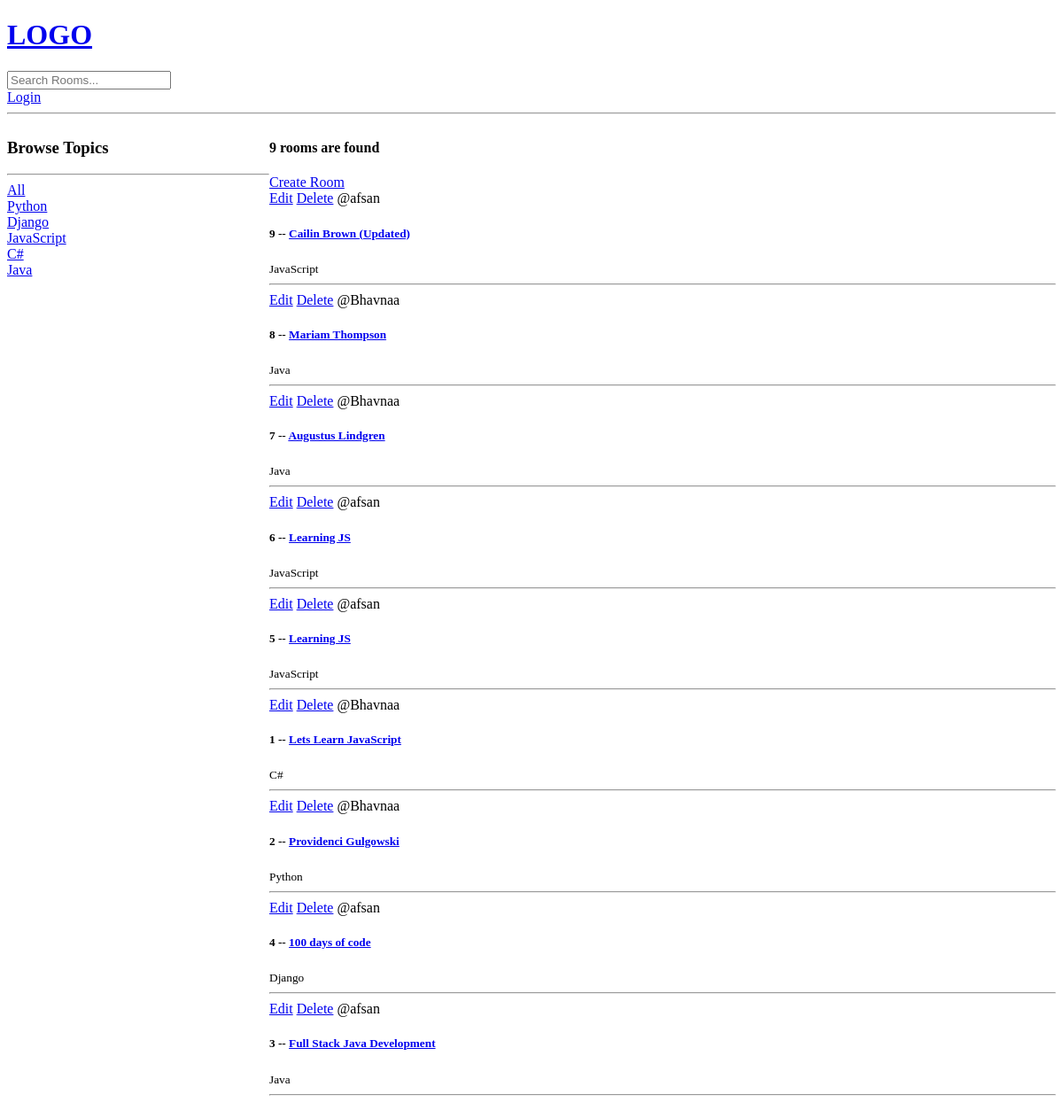
Before: / with the older database file.
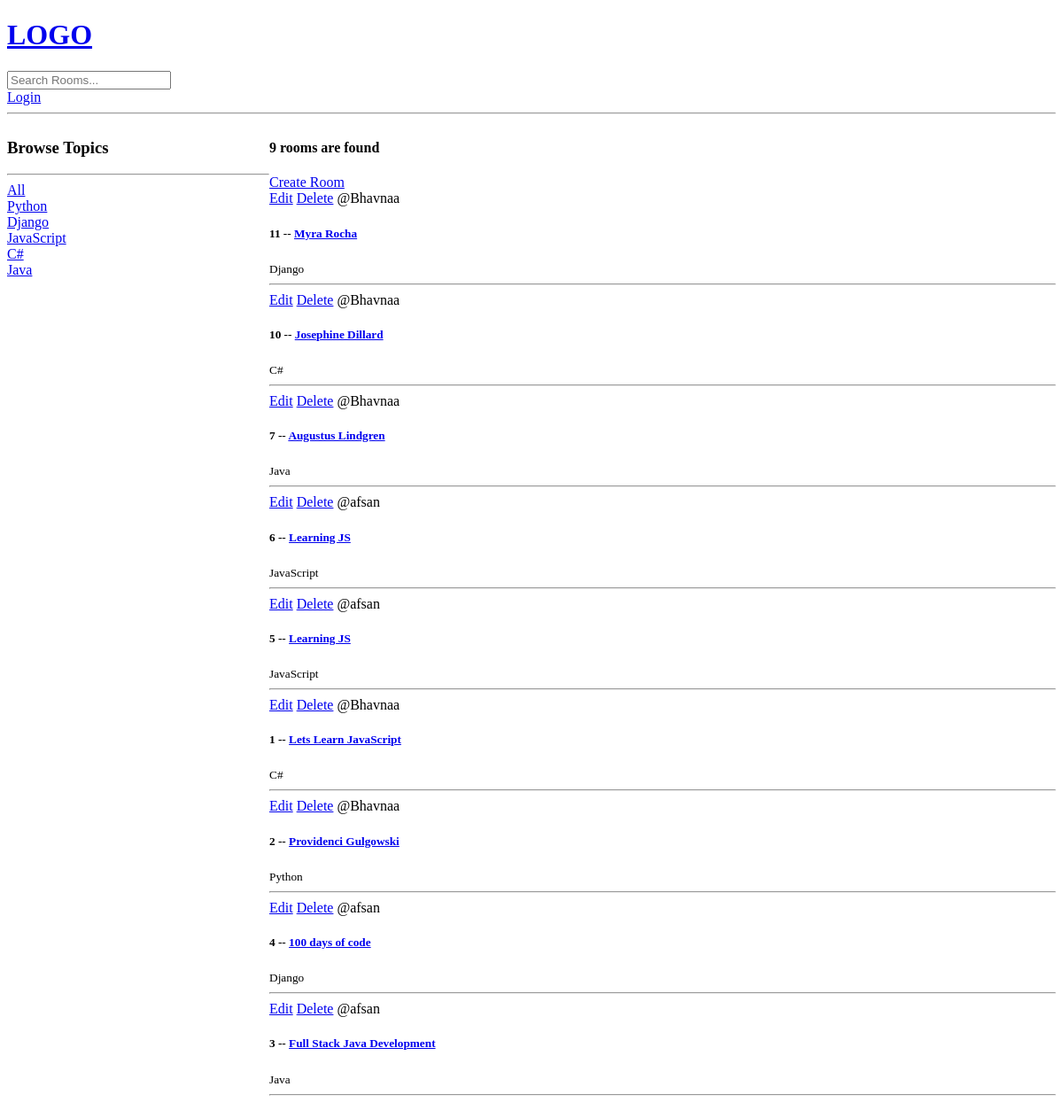
After: the same page with the newer database file.
### base/models.py (models this page shows, shortened)
class Topic(models.Model):
    name = models.CharField(max_length=200)

class Room(models.Model):
  host = models.ForeignKey(User, on_delete = models.SET_NULL, null=True)
  topic = models.ForeignKey(Topic, on_delete = models.SET_NULL, null=True)
  name = models.CharField(max_length=255)
  description = models.TextField(null = True, blank = True)
  updated = models.DateTimeField(auto_now=True)
  created = models.DateTimeField(auto_now_add=True)
  class Meta:
    ordering = ['-updated', '-created']

### base/views.py (the view)
# urls.py: path('', views.home, name='home'),
def home(request):
    topics = Topic.objects.all()
    q = request.GET.get('q') if request.GET.get('q') != None else ""
    rooms = Room.objects.filter(
      Q(topic__name__icontains = q) |
      Q(name__icontains = q) |
      Q(description__icontains = q) |
      Q(host__username__icontains = q)
    )
    rooms_count = rooms.count()
    context = {'rooms' : rooms, 'topics' : topics, 'rooms_count': rooms_count}
    return render(request, 'base/home.html', context)

### base/templates/base/home.html (shortened to what this page needs)
{% extends 'main.html' %}
{% block content %}
<div class='container'>
  <div class="sidebar">
    <h3>Browse Topics</h3>
    <hr>
    <div>
      <div>
        <a href="{% url 'home' %}">All</a>
      </div>
      {% for topic in topics %}
        <div>
          <a href="{% url 'home' %}?q={{topic.name}}">{{topic.name}}</a>
        </div>
      {% endfor %}
    </div>
  </div>
  <div class="rooms">
    <h4>{{rooms_count}} rooms are found</h4>
  <a href="{% url 'create-room' %}">Create Room</a>
  <div>
    {% for room in rooms %}
    <div>
      <a href="{% url 'update-room' room.id %}">Edit</a>
      <a href="{% url 'delete-room' room.id %}">Delete</a>
      <span>@{{room.host.username}}</span>
      <h5>{{room.id}} -- <a href="{% url 'room' room.id %}">{{room.name}}</a> </h5>
      <small>{{room.topic.name}}</small>
      <hr>
    </div>
    {% endfor %}
  </div>
  </div>
</div>
{% endblock content %}

### templates/main.html (shortened to what this page needs)
<!DOCTYPE html>
<html lang="en">
<head>
</head>
<body>
  {% include 'navbar.html'%}
  {% block content %}
  {% endblock %}
</body>
</html>

### templates/navbar.html
<a href="/">
  <h1>LOGO</h1>
</a>
<form action="{% url 'home' %}" method="GET">
  <input type="text" name = "q" placeholder='Search Rooms...'>
</form>
{% if request.user.is_authenticated %}
<a href="{% url 'logout_user' %}">Logout</a>
{% else %}
<a href="{% url 'login_page'%}">Login</a>
{% endif %}
<hr>

### base/templates/base/home.html (style rules this page uses)
.container { display: grid; grid-template-columns: 1fr 3fr; }

Changed rows visible on the page:
removed Room: host.username "afsan", id "9", name "Cailin Brown (Updated)", topic.name "JavaScript"
removed Room: host.username "Bhavnaa", id "8", name "Mariam Thompson", topic.name "Java"
added Room: host.username "Bhavnaa", id "11", name "Myra Rocha", topic.name "Django"
added Room: host.username "Bhavnaa", id "10", name "Josephine Dillard", topic.name "C#"
